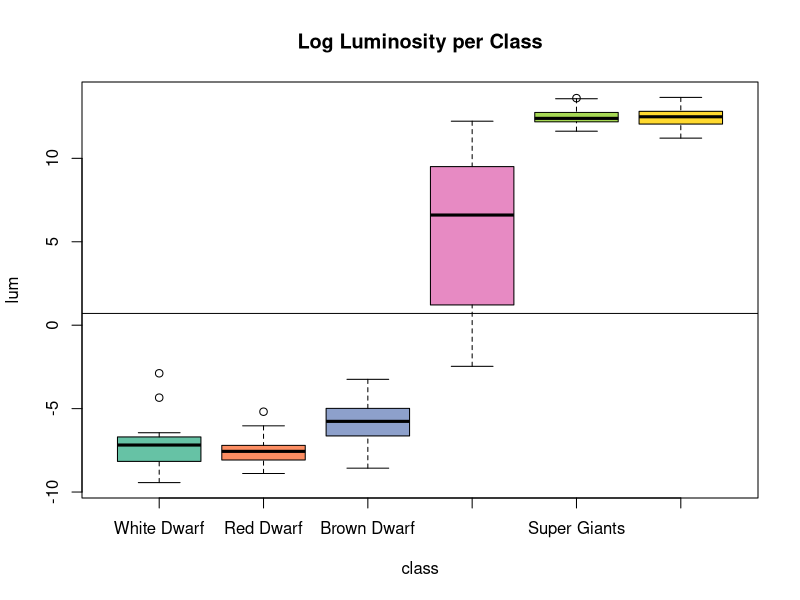

This chart was generated by the following R code:
library(MASS)
library(GGally)
library(RColorBrewer)
library(car)

stars <- read.csv("new_stars.csv")
attach(stars)

my_colors = brewer.pal(6, 'Set2')
type_order = c("White Dwarf","Red Dwarf","Brown Dwarf","Main Sequence","Super Giants","Hyper Giants")

df <- data.frame(lum = log(stars$L), temp = log(stars$Temperature), radius = log(stars$R), class = stars$Type)
df$class <- factor(df$class,type_order)

boxplot(lum ~ class, data = df, col=my_colors, main="Log Luminosity per Class")
abline(h=mean(log(stars$R)))

# struttura delle classi
tapply(df$lum,df$class,length)
tapply(df$lum,df$class,mean)

# Ipotesi di validita' ANOVA
Ps <- tapply(df$lum, df$class, function(x) (shapiro.test(x)$p)) #normalita' un po' dubbia
Ps

leveneTest(df$radius, df$class)
bartlett.test(df$radius, df$class)

# Sia Levene sia bartlett rifiutano omoschedasticita' tra gruppi

# Welch ANOVA test rifiuta l'ipotesi che le medie della luminosita' sia uguale tra gruppi
oneway.test(df$lum ~ df$class, var.equal = FALSE)
